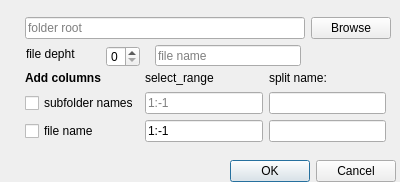
<?xml version="1.0" encoding="UTF-8"?>
<ui version="4.0">
 <class>Import_options</class>
 <widget class="QDialog" name="Import_options">
  <property name="geometry">
   <rect>
    <x>0</x>
    <y>0</y>
    <width>400</width>
    <height>182</height>
   </rect>
  </property>
  <property name="windowTitle">
   <string>Import Options</string>
  </property>
  <widget class="QDialogButtonBox" name="buttonBox">
   <property name="geometry">
    <rect>
     <x>55</x>
     <y>155</y>
     <width>341</width>
     <height>32</height>
    </rect>
   </property>
   <property name="orientation">
    <enum>Qt::Horizontal</enum>
   </property>
   <property name="standardButtons">
    <set>QDialogButtonBox::Cancel|QDialogButtonBox::Ok</set>
   </property>
  </widget>
  <widget class="QLineEdit" name="lineEditFileName">
   <property name="geometry">
    <rect>
     <x>155</x>
     <y>45</y>
     <width>146</width>
     <height>21</height>
    </rect>
   </property>
   <property name="placeholderText">
    <string>file name</string>
   </property>
  </widget>
  <widget class="QSpinBox" name="spinBoxFolderDepth">
   <property name="geometry">
    <rect>
     <x>106</x>
     <y>46</y>
     <width>34</width>
     <height>21</height>
    </rect>
   </property>
  </widget>
  <widget class="QLabel" name="label">
   <property name="geometry">
    <rect>
     <x>26</x>
     <y>46</y>
     <width>51</width>
     <height>16</height>
    </rect>
   </property>
   <property name="text">
    <string>file depht</string>
   </property>
  </widget>
  <widget class="QWidget" name="layoutWidget">
   <property name="geometry">
    <rect>
     <x>25</x>
     <y>15</y>
     <width>366</width>
     <height>26</height>
    </rect>
   </property>
   <layout class="QHBoxLayout" name="horizontalLayout_2">
    <item>
     <widget class="QLineEdit" name="lineEditFolderRoot">
      <property name="placeholderText">
       <string>folder root</string>
      </property>
     </widget>
    </item>
    <item>
     <widget class="QPushButton" name="browsButtonFolderRoot">
      <property name="text">
       <string>Browse</string>
      </property>
     </widget>
    </item>
   </layout>
  </widget>
  <widget class="QWidget" name="layoutWidget">
   <property name="geometry">
    <rect>
     <x>25</x>
     <y>70</y>
     <width>361</width>
     <height>72</height>
    </rect>
   </property>
   <layout class="QGridLayout" name="gridLayout">
    <item row="0" column="1">
     <widget class="QLabel" name="label_3">
      <property name="text">
       <string>select_range</string>
      </property>
     </widget>
    </item>
    <item row="0" column="2">
     <widget class="QLabel" name="label_2">
      <property name="text">
       <string>split name:</string>
      </property>
     </widget>
    </item>
    <item row="1" column="0">
     <widget class="QCheckBox" name="checkBoxAddDataframe">
      <property name="text">
       <string>subfolder names</string>
      </property>
     </widget>
    </item>
    <item row="1" column="1">
     <widget class="QLineEdit" name="subFolderStringRange">
      <property name="placeholderText">
       <string>1:-1</string>
      </property>
     </widget>
    </item>
    <item row="1" column="2">
     <widget class="QLineEdit" name="subFolderNamesStringSplit"/>
    </item>
    <item row="2" column="0">
     <widget class="QCheckBox" name="checkBoxAddFileName">
      <property name="text">
       <string>file name</string>
      </property>
     </widget>
    </item>
    <item row="2" column="1">
     <widget class="QLineEdit" name="fileNameStringRange">
      <property name="text">
       <string>1:-1</string>
      </property>
     </widget>
    </item>
    <item row="2" column="2">
     <widget class="QLineEdit" name="fileNameStringSplit"/>
    </item>
    <item row="0" column="0">
     <widget class="QLabel" name="label_4">
      <property name="font">
       <font>
        <bold>true</bold>
       </font>
      </property>
      <property name="text">
       <string>Add columns </string>
      </property>
     </widget>
    </item>
   </layout>
  </widget>
 </widget>
 <resources/>
 <connections>
  <connection>
   <sender>buttonBox</sender>
   <signal>accepted()</signal>
   <receiver>Import_options</receiver>
   <slot>accept()</slot>
   <hints>
    <hint type="sourcelabel">
     <x>248</x>
     <y>254</y>
    </hint>
    <hint type="destinationlabel">
     <x>157</x>
     <y>274</y>
    </hint>
   </hints>
  </connection>
  <connection>
   <sender>buttonBox</sender>
   <signal>rejected()</signal>
   <receiver>Import_options</receiver>
   <slot>reject()</slot>
   <hints>
    <hint type="sourcelabel">
     <x>316</x>
     <y>260</y>
    </hint>
    <hint type="destinationlabel">
     <x>286</x>
     <y>274</y>
    </hint>
   </hints>
  </connection>
 </connections>
</ui>
